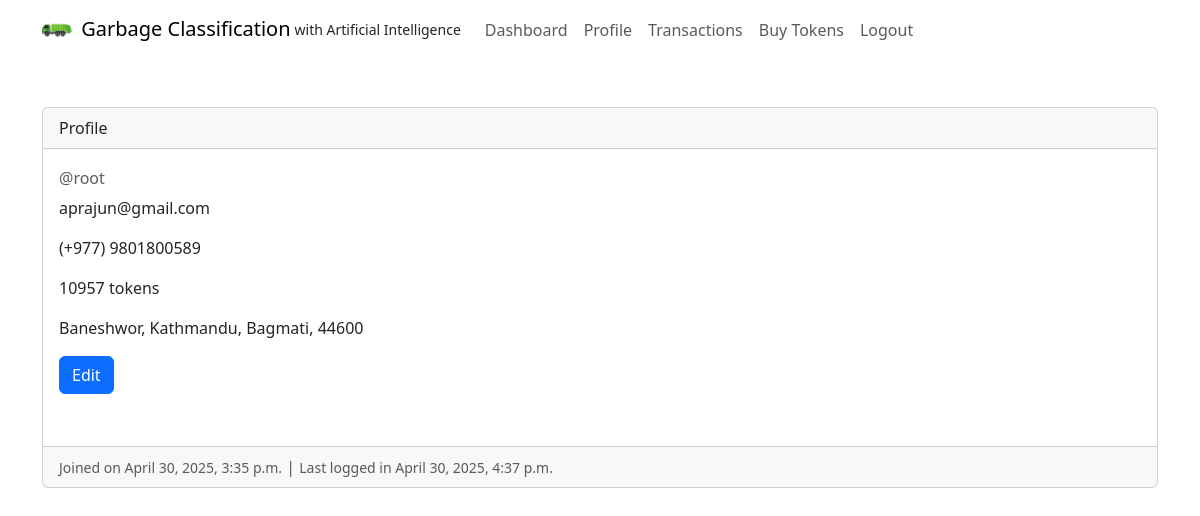
The app's page /profile (signed in) with its own data.
### garbage_admin/models.py (models this page shows, shortened)
class Profile(models.Model):
    created_at = models.DateTimeField(auto_now_add=True)
    otp = models.CharField(max_length=15)
    phone = models.CharField(max_length=15)
    address =  models.CharField(max_length=100)
    city =  models.CharField(max_length=50)
    state =  models.CharField(max_length=50)
    zipcode =  models.CharField(max_length=20)
    tokens = models.IntegerField(default=0)
    user = models.OneToOneField(
        User,
        on_delete=models.CASCADE,
        primary_key=True,
    )

### garbage_admin/views.py (the view)
# urls.py: path('profile', views.profile, name='garbage_admin_profile'),
def profile(request):
    if request.user.is_authenticated:
        current_user = User.objects.get(username=request.user)
        current_profile = Profile.objects.get(user=current_user)
        return render(request, 'profile.html', {'current_user':current_user, 'current_profile':current_profile})
    else:
        return render(request, 'login.html', {})

### garbage_admin/templates/profile.html (shortened to what this page needs)
{% extends 'base.html' %}
{% block content %}
<div class="card my-5">
    <div class="card-header">
        Profile
    </div>
    <div class="card-body">
        <h6 class="card-subtitle mb-2 text-body-secondary">@{{current_user.username}}</h6>
        <p class="card-text">{{current_user.email}}</p>
        <p class="card-text">(+977) {{current_profile.phone}}</p>
        <p class="card-text">{{current_profile.tokens}} tokens</p>
        <p class="card-text">{{current_profile.address}}, {{current_profile.city}}, {{current_profile.state}},
            {{current_profile.zipcode}}</p>
        <a href="{% url 'garbage_admin_profile_update' %}" class="btn btn-primary">Edit</a>
    </div>
    <div class="card-body">
    </div>
    <div class="card-footer text-body-secondary">
        <small class="text-body-secondary">Joined on {{current_user.date_joined}}</small> |
        <small class="text-body-secondary text-end">Last logged in
            {{current_user.last_login}}</small>
    </div>
</div>
{% endblock %}

### garbage_admin/static/css/style.css (style rules this page uses)
.beautiful_bg { background-image: url('../images/beautiful_bg.jpg'); background-repeat: no-repeat; background-attachment: fixed; background-size: cover; }

### records on screen
Profile: phone "9801800589", tokens "10957", address "Baneshwor", city "Kathmandu", state "Bagmati", zipcode "44600"

### other values on screen
{{ current_user.username }} "root"
{{ current_user.email }} "aprajun@gmail.com"
{{ current_user.date_joined }} "April 30, 2025, 3:35 p.m."
{{ current_user.last_login }} "April 30, 2025, 4:37 p.m."
